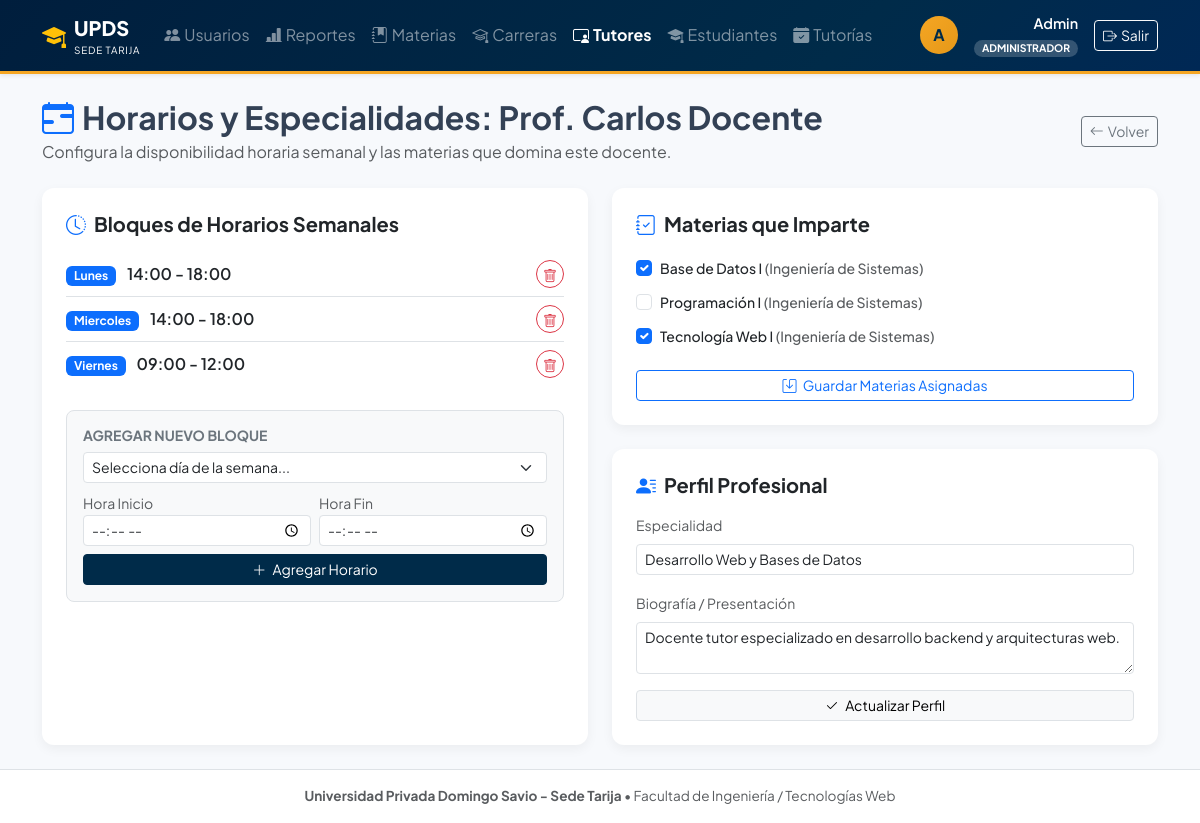
The page /controllers/tutores_disponibilidad.php?id=1 (signed in) on the database its author committed.
### tables this page shows
CREATE TABLE IF NOT EXISTS tutores (
  id_tutor INT AUTO_INCREMENT PRIMARY KEY,
  id_usuario INT NOT NULL UNIQUE,
  especialidad VARCHAR(150),
  biografia TEXT,
  CONSTRAINT fk_tutores_usuarios FOREIGN KEY (id_usuario) REFERENCES usuarios(id_usuario) ON DELETE CASCADE
);

CREATE TABLE IF NOT EXISTS usuarios (
  id_usuario INT AUTO_INCREMENT PRIMARY KEY,
  id_rol INT NOT NULL,
  nombre VARCHAR(100) NOT NULL,
  apellido VARCHAR(100) NOT NULL,
  correo VARCHAR(150) NOT NULL UNIQUE,
  usuario VARCHAR(50) NOT NULL UNIQUE,
  contrasena_hash VARCHAR(255) NOT NULL,      
  telefono VARCHAR(20),
  estado ENUM('activo','inactivo') NOT NULL DEFAULT 'activo',
  fecha_registro DATETIME DEFAULT CURRENT_TIMESTAMP,
  CONSTRAINT fk_usuarios_roles FOREIGN KEY (id_rol) REFERENCES roles(id_rol) ON UPDATE CASCADE
);

CREATE TABLE IF NOT EXISTS disponibilidad_tutor (
  id_disponibilidad INT AUTO_INCREMENT PRIMARY KEY,
  id_tutor INT NOT NULL,
  dia_semana ENUM('Lunes','Martes','Miercoles','Jueves','Viernes','Sabado') NOT NULL,
  hora_inicio TIME NOT NULL,
  hora_fin TIME NOT NULL,
  CONSTRAINT fk_disp_tutor FOREIGN KEY (id_tutor) REFERENCES tutores(id_tutor) ON DELETE CASCADE
);

CREATE TABLE IF NOT EXISTS materias (
  id_materia INT AUTO_INCREMENT PRIMARY KEY,
  nombre_materia VARCHAR(150) NOT NULL,
  id_carrera INT,
  CONSTRAINT fk_materias_carreras FOREIGN KEY (id_carrera) REFERENCES carreras(id_carrera) ON UPDATE CASCADE
);

CREATE TABLE IF NOT EXISTS carreras (
  id_carrera INT AUTO_INCREMENT PRIMARY KEY,
  nombre_carrera VARCHAR(150) NOT NULL
);

### controllers/tutores_disponibilidad.php (called while the page is built, shortened)
<?php
require_once __DIR__ . '/../config/conexion.php';
require_once __DIR__ . '/../models/TutorModel.php';
require_once __DIR__ . '/../models/MateriaModel.php';
$tutorModel = new TutorModel($pdo);
$materiaModel = new MateriaModel($pdo);
$idTutor = $_GET['id'] ?? null;
$tutor = $tutorModel->obtenerPorId($idTutor);
$materiasAsignadas = $tutorModel->obtenerMaterias($idTutor);
$idsMateriasAsignadas = array_column($materiasAsignadas, 'id_materia');
$todasMaterias = $materiaModel->obtenerTodas();
$disponibilidades = $tutorModel->obtenerDisponibilidad($idTutor);
require_once __DIR__ . '/../views/tutores/disponibilidad.php';

### models/TutorModel.php (called while the page is built, shortened)
<?php
class TutorModel
{
    private $pdo;
    public function __construct($pdo)
    {
        $this->pdo = $pdo;
    }
    public function obtenerPorId($id_tutor)
    {
        $sql = "SELECT t.*, u.nombre, u.apellido, u.correo, u.telefono, u.usuario, u.estado
                FROM tutores t
                INNER JOIN usuarios u ON t.id_usuario = u.id_usuario
                WHERE t.id_tutor = :id";
        $stmt = $this->pdo->prepare($sql);
        $stmt->execute([':id' => $id_tutor]);
        return $stmt->fetch();
    }
    public function obtenerMaterias($id_tutor)
    {
        $sql = "SELECT m.id_materia, m.nombre_materia, c.nombre_carrera
                FROM materias m
                INNER JOIN tutor_materia tm ON m.id_materia = tm.id_materia
                LEFT JOIN carreras c ON m.id_carrera = c.id_carrera
                WHERE tm.id_tutor = :id_tutor
                ORDER BY m.nombre_materia ASC";
        $stmt = $this->pdo->prepare($sql);
        $stmt->execute([':id_tutor' => $id_tutor]);
        return $stmt->fetchAll();
    }
    public function obtenerDisponibilidad($id_tutor)
    {
        $sql = "SELECT * FROM disponibilidad_tutor WHERE id_tutor = :id_tutor ORDER BY
                FIELD(dia_semana, 'Lunes', 'Martes', 'Miercoles', 'Jueves', 'Viernes', 'Sabado'), hora_inicio ASC";
        $stmt = $this->pdo->prepare($sql);
        $stmt->execute([':id_tutor' => $id_tutor]);
        return $stmt->fetchAll();
    }
}

### models/MateriaModel.php (called while the page is built, shortened)
<?php
class MateriaModel
{
    private $pdo;
    public function __construct($pdo)
    {
        $this->pdo = $pdo;
    }
    public function obtenerTodas()
    {
        $sql = "SELECT m.id_materia, m.nombre_materia, m.id_carrera,
                       c.nombre_carrera,
                       (SELECT COUNT(*) FROM tutor_materia tm WHERE tm.id_materia = m.id_materia) AS total_tutores
                FROM materias m
                LEFT JOIN carreras c ON m.id_carrera = c.id_carrera
                ORDER BY m.nombre_materia ASC";
        return $this->pdo->query($sql)->fetchAll();
    }
}

### views/tutores/disponibilidad.php (the view, shortened to what this page needs)
<?php
include __DIR__ . '/../layouts/header.php';
?>
<div class="d-flex align-items-center justify-content-between mb-4">
  <div>
    <h2 class="fw-bold mb-1 d-flex align-items-center gap-2">
      <i class="bi bi-calendar-range text-primary"></i>
      <span>Horarios y Especialidades: Prof. <?= htmlspecialchars($tutor['nombre'] . ' ' . $tutor['apellido']) ?></span>
    </h2>
    <p class="text-muted mb-0">Configura la disponibilidad horaria semanal y las materias que domina este docente.</p>
  </div>
  <a href="<?= ($_SESSION['rol'] === 'tutor') ? '../views/tutor/panel.php' : 'tutores_listar.php' ?>" class="btn btn-outline-secondary btn-sm d-flex align-items-center gap-1">
    <i class="bi bi-arrow-left"></i> Volver
  </a>
</div>
<div class="row g-4">
  <div class="col-lg-6">
    <div class="card card-custom p-4 h-100">
      <h5 class="fw-bold mb-3 d-flex align-items-center gap-2">
        <i class="bi bi-clock-history text-primary"></i>
        <span>Bloques de Horarios Semanales</span>
      </h5>
      <div class="mb-4">
        <?php if (!empty($disponibilidades)): ?>
          <div class="list-group list-group-flush">
            <?php foreach ($disponibilidades as $d): ?>
              <div class="list-group-item d-flex justify-content-between align-items-center px-0 py-2">
                <div>
                  <span class="badge bg-primary px-2 py-1 me-2"><?= htmlspecialchars($d['dia_semana']) ?></span>
                  <span class="fw-semibold text-dark"><?= substr($d['hora_inicio'], 0, 5) ?> - <?= substr($d['hora_fin'], 0, 5) ?></span>
                </div>
                <a href="tutores_disponibilidad.php?id=<?= $idTutor ?>&eliminar_horario=<?= $d['id_disponibilidad'] ?>"
                   class="btn btn-outline-danger btn-sm rounded-circle p-1" style="width: 28px; height: 28px;"
                   onclick="return confirm('¿Eliminar este bloque horario?');" title="Eliminar">
                  <i class="bi bi-trash"></i>
                </a>
              </div>
            <?php endforeach; ?>
          </div>
        <?php else: ?>
          <div class="p-3 bg-light rounded-3 text-center text-muted small">
            No hay horarios registrados. Agrega uno a continuación.
          </div>
        <?php endif; ?>
      </div>
      <div class="p-3 bg-light rounded-3 border">
        <h6 class="fw-bold mb-2 small text-uppercase text-secondary">Agregar Nuevo Bloque</h6>
        <form method="POST" class="row g-2">
          <div class="col-12">
            <select name="dia_semana" class="form-select form-select-sm" required>
              <option value="" disabled selected>Selecciona día de la semana...</option>
            </select>
          </div>
          <div class="col-6">
            <label class="small text-muted">Hora Inicio</label>
            <input type="time" name="hora_inicio" class="form-control form-control-sm" required>
          </div>
          <div class="col-6">
            <label class="small text-muted">Hora Fin</label>
            <input type="time" name="hora_fin" class="form-control form-control-sm" required>
          </div>
          <div class="col-12 mt-2">
            <button type="submit" class="btn btn-primary btn-sm w-100">
              <i class="bi bi-plus-lg me-1"></i> Agregar Horario
            </button>
          </div>
        </form>
      </div>
    </div>
  </div>
  <div class="col-lg-6">
    <div class="card card-custom p-4 mb-4">
      <h5 class="fw-bold mb-3 d-flex align-items-center gap-2">
        <i class="bi bi-journal-check text-primary"></i>
        <span>Materias que Imparte</span>
      </h5>
      <form method="POST">
        <div class="mb-3" style="max-height: 220px; overflow-y: auto;">
          <?php foreach ($todasMaterias as $mat): ?>
            <div class="form-check py-1">
              <input class="form-check-input" type="checkbox" name="materias[]" value="<?= $mat['id_materia'] ?>" id="mat_<?= $mat['id_materia'] ?>"
                <?= in_array($mat['id_materia'], $idsMateriasAsignadas) ? 'checked' : '' ?>>
              <label class="form-check-label small fw-medium" for="mat_<?= $mat['id_materia'] ?>">
                <?= htmlspecialchars($mat['nombre_materia']) ?>
                <span class="text-muted">(<?= htmlspecialchars($mat['nombre_carrera'] ?? 'General') ?>)</span>
              </label>
            </div>
          <?php endforeach; ?>
        </div>
        <button type="submit" class="btn btn-outline-primary btn-sm w-100">
          <i class="bi bi-save me-1"></i> Guardar Materias Asignadas
        </button>
      </form>
    </div>
    <div class="card card-custom p-4">
      <h5 class="fw-bold mb-3 d-flex align-items-center gap-2">
        <i class="bi bi-person-lines-fill text-primary"></i>
        <span>Perfil Profesional</span>
      </h5>
      <form method="POST">
        <div class="mb-3">
          <label class="form-label small text-muted">Especialidad</label>
          <input type="text" name="especialidad" class="form-control form-control-sm" value="<?= htmlspecialchars($tutor['especialidad'] ?? '') ?>" placeholder="Ej: Bases de Datos, Redes...">
        </div>
        <div class="mb-3">
          <label class="form-label small text-muted">Biografía / Presentación</label>
          <textarea name="biografia" class="form-control form-control-sm" rows="2"><?= htmlspecialchars($tutor['biografia'] ?? '') ?></textarea>
        </div>
        <button type="submit" class="btn btn-light btn-sm w-100 border">
          <i class="bi bi-check2 me-1"></i> Actualizar Perfil
        </button>
      </form>
    </div>
  </div>
</div>
<?php include __DIR__ . '/../layouts/footer.php'; ?>

### views/layouts/header.php (style rules this page uses)
body { font-family: 'Plus Jakarta Sans', system-ui, sans-serif; background-color: #f7f9fc; color: #334155; min-height: 100vh; display: flex; flex-direction: column; }
.card-custom { border: none; border-radius: 12px; box-shadow: 0 4px 12px rgba(0,0,0,0.05); background: #fff; }
.btn-primary { background-color: #002b49; border-color: #002b49; }

### rows shown on the page
tutores: id_usuario.apellido "Carlos Docente", especialidad "Desarrollo Web y Bases de Datos", biografia "Docente tutor especializado en desarrollo backend y arquitecturas web."
disponibilidad_tutor: dia_semana "Lunes", hora_inicio "14:00", hora_fin "18:00"
disponibilidad_tutor: dia_semana "Miercoles", hora_inicio "14:00", hora_fin "18:00", $d['id_disponibilidad'] 2 (drawn)
disponibilidad_tutor: dia_semana "Viernes", hora_inicio "09:00", hora_fin "12:00"
materias: id_materia "☑", nombre_materia "Base de Datos I", id_carrera.nombre_carrera "Ingeniería de Sistemas"
materias: nombre_materia "Programación I", id_carrera.nombre_carrera "Ingeniería de Sistemas"
materias: id_materia "☑", nombre_materia "Tecnología Web I", id_carrera.nombre_carrera "Ingeniería de Sistemas"

### other values the page prints
$nombreSesion "Admin"
$rolSesion "ADMINISTRADOR"
